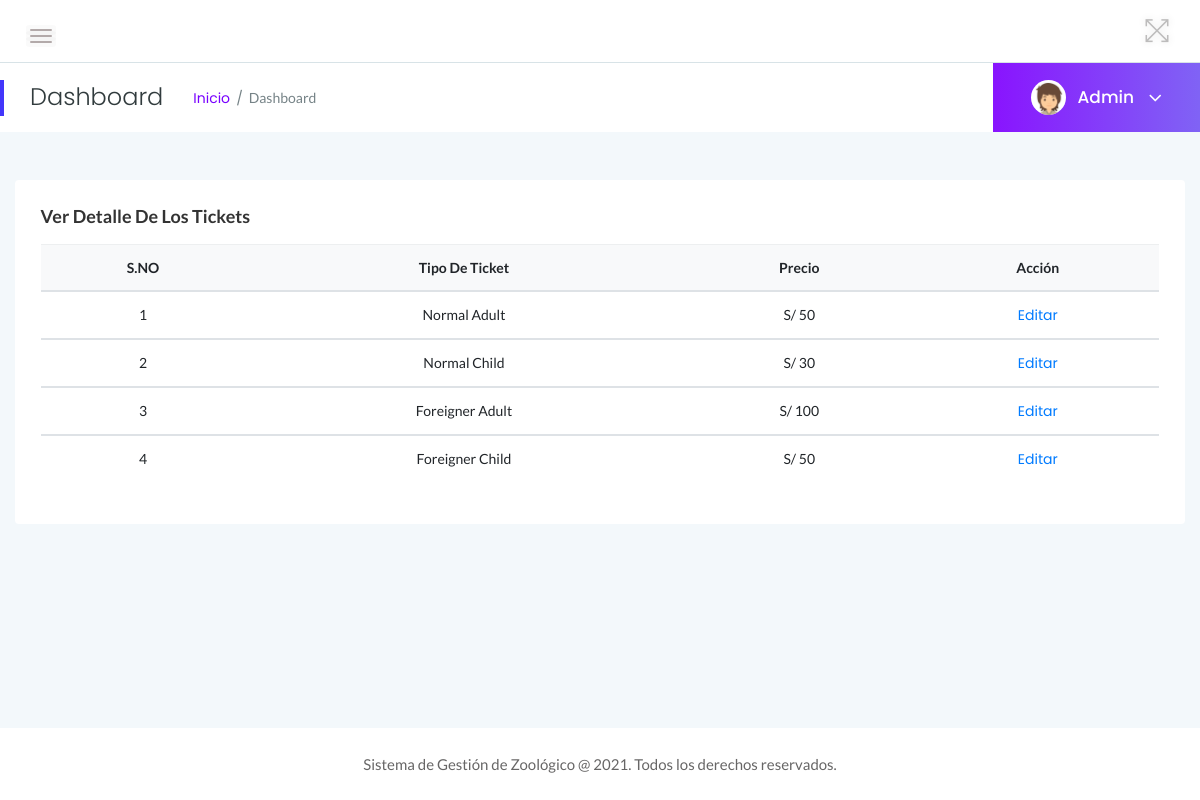
Page /admin/manage-ticket.php (signed in) on the committed database.
### tables this page shows
CREATE TABLE `tbltickettype` (
  `ID` int(10) NOT NULL,
  `TicketType` varchar(200) DEFAULT NULL,
  `Price` varchar(50) DEFAULT NULL,
  `CreationDate` timestamp NULL DEFAULT current_timestamp()
);

### admin/manage-ticket.php (the view, shortened to what this page needs)
<?php
include('includes/dbconnection.php');
if (strlen($_SESSION['zmsaid']==0)) {
  header('location:logout.php');
  } else{
?>
<!doctype html>
<html class="no-js" lang="es">
<head>
    <link rel="stylesheet" href="assets/css/bootstrap.min.css">
    <link rel="stylesheet" href="assets/css/font-awesome.min.css">
    <link rel="stylesheet" href="assets/css/themify-icons.css">
    <link rel="stylesheet" href="assets/css/metisMenu.css">
    <link rel="stylesheet" href="assets/css/owl.carousel.min.css">
    <link rel="stylesheet" href="assets/css/slicknav.min.css">
    <link rel="stylesheet" href="https://www.amcharts.com/lib/3/plugins/export/export.css" type="text/css" media="all" />
    <link rel="stylesheet" type="text/css" href="https://cdn.datatables.net/1.10.19/css/jquery.dataTables.css">
    <link rel="stylesheet" type="text/css" href="https://cdn.datatables.net/1.10.18/css/dataTables.bootstrap4.min.css">
    <link rel="stylesheet" type="text/css" href="https://cdn.datatables.net/responsive/2.2.3/css/responsive.bootstrap.min.css">
    <link rel="stylesheet" type="text/css" href="https://cdn.datatables.net/responsive/2.2.3/css/responsive.jqueryui.min.css">
    <link rel="stylesheet" href="assets/css/typography.css">
    <link rel="stylesheet" href="assets/css/default-css.css">
    <link rel="stylesheet" href="assets/css/styles.css">
    <link rel="stylesheet" href="assets/css/responsive.css">
</head>
<body>
    <div class="page-container">
        <div class="main-content">
          <?php include_once('includes/header.php');?>
            <?php include_once('includes/pagetitle.php');?>
            <div class="main-content-inner">
                <div class="row">
                    <div class="col-12 mt-5">
                        <div class="card">
                            <div class="card-body">
                                <h4 class="header-title">Ver detalle de los tickets</h4>
                                <div class="data-tables">
                <table class="table text-center">
                                        <thead class="bg-light text-capitalize">
                                            <tr>
                                                <th>S.NO</th>
                                                <th>Tipo de ticket</th>
                                                <th>Precio</th>
                                                <th>Acción</th>
                                            </tr>
                                        </thead>
                                         <?php
$ret=mysqli_query($con,"select * from tbltickettype");
$cnt=1;
while ($row=mysqli_fetch_array($ret)) {
?>
                                        <tbody>
          <tr data-expanded="true">
            <td><?php echo $cnt;?></td>
                  <td><?php  echo $row['TicketType'];?></td>
                  <td> S/ <?php  echo $row['Price'];?></td>
                  <td><a href="edit-ticket.php?editid=<?php echo $row['ID'];?>">Editar</a>
                </tr>
                <?php
$cnt=$cnt+1;
}?>
 </tbody>
                                    </table>
                                </div>
                            </div>
                        </div>
                    </div>
                </div>
            </div>
        </div>
        <?php include_once('includes/footer.php');?>
    </div>
</body>
</html>
<?php }  ?>

### admin/includes/pagetitle.php (shortened to what this page needs)
<?php
include('includes/dbconnection.php');
?>
<div class="page-title-area">
                <div class="row align-items-center">
                    <div class="col-sm-6">
                        <div class="breadcrumbs-area clearfix">
                            <h4 class="page-title pull-left">Dashboard</h4>
                            <ul class="breadcrumbs pull-left">
                                <li><a href="dashboard.php">Inicio</a></li>
                                <li><span>Dashboard</span></li>
                            </ul>
                        </div>
                    </div>
                    <div class="col-sm-6 clearfix">
                        <div class="user-profile pull-right">
                            <img class="avatar user-thumb" src="assets/images/author/avatar.png" alt="avatar">
                            <?php
$adid=$_SESSION['zmsaid'];
$ret=mysqli_query($con,"select AdminName from tbladmin where ID='$adid'");
$row=mysqli_fetch_array($ret);
$name=$row['AdminName'];
?>
                            <h4 class="user-name dropdown-toggle" data-toggle="dropdown"><?php echo $name; ?> <i class="fa fa-angle-down"></i></h4>
                        </div>
                    </div>
                </div>
            </div>

### admin/assets/css/styles.css (style rules this page uses)
.page-container { width: 100%; height: 100%; min-height: 100vh; padding-left: 280px; -webkit-transition: padding-left 0.3s ease 0s; transition: padding-left 0.3s ease 0s; }
.card { border: none; border-radius: 4px; background-color: #fff; -webkit-transition: all 0.3s ease 0s; transition: all 0.3s ease 0s; }
.card-body { padding: 25.6px; padding: 1.6rem; }
.main-content { width: 100%; background: #F3F8FB; }
.main-content-inner { padding: 0 30px 50px; }
.page-title-area { padding: 0 30px; background: #fff; position: relative; }
.page-title-area:before { content: ''; position: absolute; left: 0; top: 50%; width: 4px; height: 36px; background: var(--primary-color); -webkit-transform: translateY(-50%); transform: translateY(-50%); }
.page-title { font-size: 24px; font-weight: 300; color: #313b3d; letter-spacing: 0; margin-right: 30px; }
ul.breadcrumbs { margin-top: 4px; }
.breadcrumbs li { display: inline-block; }
.breadcrumbs li a, .breadcrumbs li span { display: block; font-size: 14px; font-weight: 400; color: #7801ff; letter-spacing: 0; margin-right: 16px; position: relative; }
.breadcrumbs li a:before { content: '/'; color: #768387; position: absolute; right: -13px; top: 0; }
.breadcrumbs li span { margin-right: 0; color: #768387; text-transform: capitalize; }
.user-profile { margin-right: -30px; display: -webkit-box; display: -ms-flexbox; display: flex; -webkit-box-align: center; -ms-flex-align: center; align-items: center; -ms-flex-wrap: wrap; flex-wrap: wrap; background: -webkit-linear-gradient(left, #8914fe 0%, #8063f5 100%); background: linear-gradient(to right, #8914fe 0%, #8063f5 100%); padding: 17px 38px; position: relative; }
.user-profile img.avatar { height: 35px; width: 35px; border-radius: 50%; margin-right: 12px; }
.user-name { font-size: 17px; font-weight: 500; color: #fff; letter-spacing: 0; cursor: pointer; -webkit-user-select: none; -moz-user-select: none; -ms-user-select: none; user-select: none; }
.user-name i { margin-left: 10px; font-size: 21px; vertical-align: middle; position: relative; }
.notification-area .dropdown-toggle, .user-name.dropdown-toggle { position: relative; }
.notification-area .dropdown-toggle:after, .user-name.dropdown-toggle:after { display: none; }
.header-title { font-family: 'Lato', sans-serif; font-size: 18px; font-weight: 600; letter-spacing: 0; color: #333; text-transform: capitalize; margin-bottom: 17px; }
table tr th { border-bottom: none; }
table tr th, table tr td { border-top: 1px solid rgba(120, 130, 140, 0.13) !important; }

### admin/assets/css/responsive.css (style rules this page uses)
@media (min-width: 1200px) and (max-width: 1364px) { .main-content-inner { padding: 0 15px 50px; } }
@media (min-width: 1200px) and (max-width: 1364px) { .page-container, .sbar_collapsed.page-container { padding-left: 0; } }

### rows in the picture
tbltickettype: TicketType "Normal Adult", Price "50"
tbltickettype: TicketType "Normal Child", Price "30"
tbltickettype: TicketType "Foreigner Adult", Price "100"
tbltickettype: TicketType "Foreigner Child", Price "50"

### other values in the picture
$name "Admin"
